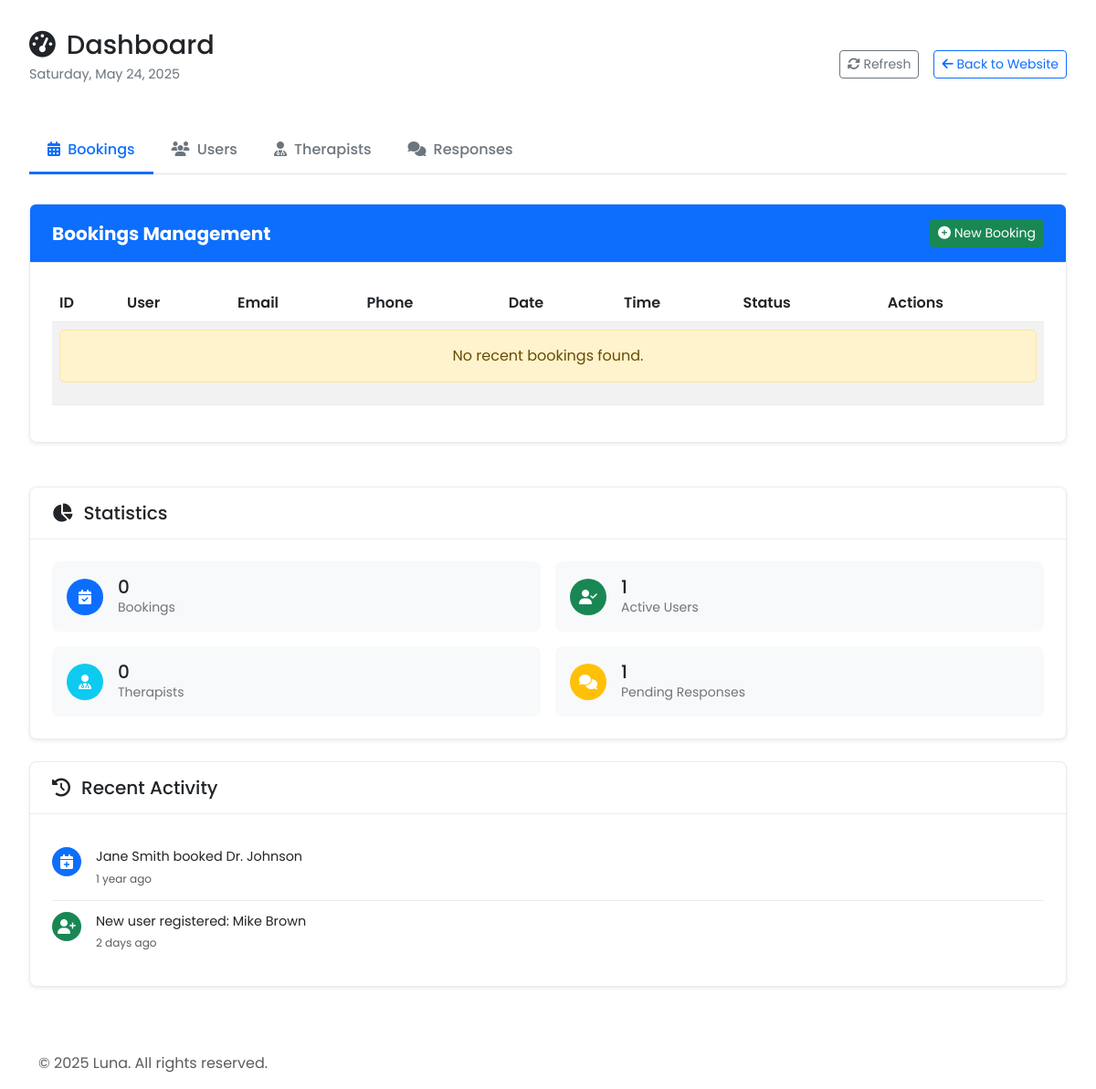
/admin/dashboard.php, run on an earlier commit of the app's database.
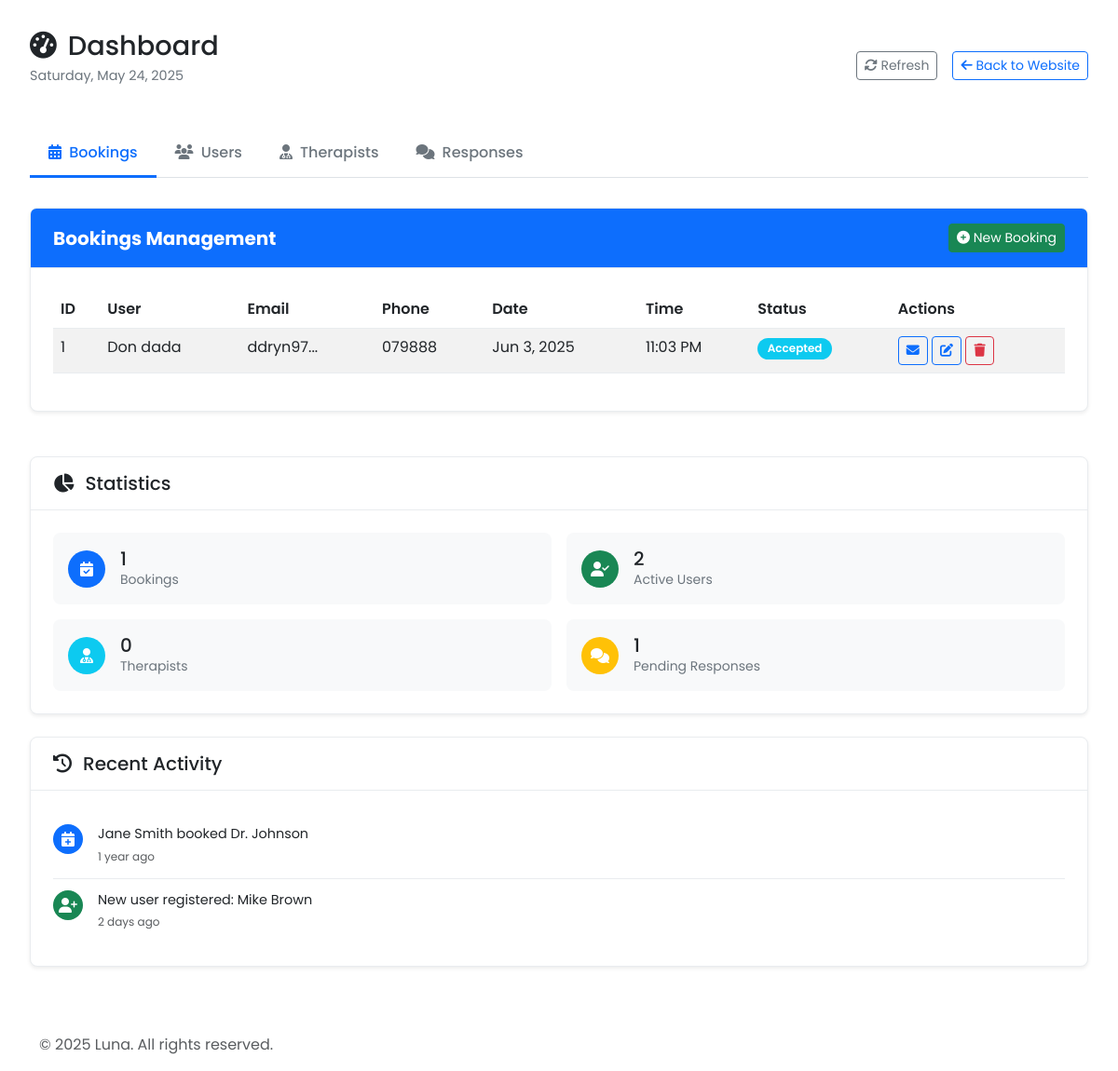
And on a later commit of the database.
### tables this page shows
CREATE TABLE `booking_submissions` (
  `id` int(11) NOT NULL,
  `full_name` varchar(255) NOT NULL,
  `phone` varchar(20) NOT NULL,
  `booking_date` date NOT NULL,
  `email` varchar(255) NOT NULL,
  `number_of_people` varchar(20) NOT NULL,
  `booking_time` varchar(50) NOT NULL,
  `status` text NOT NULL DEFAULT '\'pending\'',
  `created_at` timestamp NOT NULL DEFAULT current_timestamp()
);

### admin/php/data.php (called while the page is built, shortened)
<?php
try {
    $userCount = (int) $conn->query("SELECT COUNT(*) FROM users")->fetchColumn();
    $activeBookings = (int) $conn->query("SELECT COUNT(*) FROM booking_submissions")->fetchColumn();
    $therapistsCount = (int) $conn->query("SELECT COUNT(*) FROM therapists")->fetchColumn();
    $pendingResponses = (int) $conn->query("SELECT COUNT(*) FROM questionnaire_responses WHERE submitted_at IS NOT NULL")->fetchColumn();
    $stmt = $conn->prepare("SELECT * FROM booking_submissions ORDER BY created_at DESC");
    $stmt->execute();
    $bookings = $stmt->fetchAll(PDO::FETCH_ASSOC);
} catch (PDOException $e) {
    error_log("Database error: " . $e->getMessage());
    $userCount = $activeBookings = $therapistsCount = $pendingResponses = 0;
    $bookings = $recentBookings = $users = $therapists = $responses = $topTherapists = [];
}
?>

### admin/includes/dashboard/bookings_tab.php (the view, shortened to what this page needs)
<div class="dashboard-card">
    <div class="card-header bg-primary rounded-top">
        <h2 class="fw-bold text-white">Bookings Management</h2>
        <div class="card-actions">
            <button class="btn btn-sm btn-success" data-bs-toggle="modal" data-bs-target="#newBookingModal">
                <i class="fas fa-plus-circle"></i> New Booking
            </button>
        </div>
    </div>
    <div class="card-body">
        <div class="table-responsive">
            <table class="table table-striped table-hover" id="table-data">
                <thead>
                    <tr>
                        <th>ID</th>
                        <th>User</th>
                        <th>Email</th>
                        <th>Phone</th>
                        <th>Date</th>
                        <th>Time</th>
                        <th>Status</th>
                        <th>Actions</th>
                    </tr>
                </thead>
                <tbody>
                    <?php if (!empty($bookings)): ?>
                        <?php $i = 1; ?>
                        <?php foreach ($bookings as $booking): ?>
                            <tr>
                                <td><?= $i++ ?></td>
                                <td><?= htmlspecialchars($booking['full_name']) ?></td>
                                <td
                                    data-bs-toggle="tooltip" data-bs-placement="top"
                                    data-bs-custom-class="custom-tooltip"
                                    data-bs-title="<?= htmlspecialchars($booking['email']) ?>"
                                >
                                    <?= htmlspecialchars(substr($booking['email'], 0, 7)) ?>...
                                </td>
                                <td><?= htmlspecialchars($booking['phone']) ?></td>
                                <td><?= date('M j, Y', strtotime($booking['booking_date'])) ?></td>
                                <td><?= date('g:i A', strtotime($booking['booking_time'])) ?></td>
                                <td>
                                    <?php
                                        $status = ucfirst($booking['status']);
                                        $badgeClass = match ($status) {
                                            'Confirmed' => 'bg-primary',
                                            'Pending' => 'bg-warning',
                                            'Accepted' => 'bg-info',
                                            'Cancelled' => 'bg-danger',
                                            'Completed' => 'bg-success',
                                            default => 'bg-secondary',
                                        };
                                    ?>
                                    <span class="badge <?= $badgeClass ?>"><?= $status ?></span>
                                </td>
                                <td>
                                    <button class="btn btn-sm btn-outline-primary"
                                        data-bs-toggle="modal" data-bs-target="#bookingEmailModal"
                                        data-id="<?= $booking['id'] ?>"
                                        data-name="<?= htmlspecialchars($booking['full_name']) ?>"
                                        data-email="<?= htmlspecialchars($booking['email']) ?>"
                                        data-date="<?= date('M j, Y', strtotime($booking['booking_date'])) ?>"
                                        data-time="<?= date('g:i A', strtotime($booking['booking_time'])) ?>">
                                        <i class="fas fa-envelope"></i>
                                    </button>
                                    <button class="btn btn-sm btn-outline-primary"
                                        data-bs-toggle="modal"
                                        data-bs-target="#editBookingModal"
                                        data-id="<?= $booking['id'] ?>"
                                        data-name="<?= htmlspecialchars($booking['full_name']) ?>"
                                        data-email="<?= htmlspecialchars($booking['email']) ?>"
                                        data-phone="<?= htmlspecialchars($booking['phone']) ?>"
                                        data-date="<?= $booking['booking_date'] ?>"
                                        data-time="<?= $booking['booking_time'] ?>"
                                        data-persons="<?= $booking['number_of_people'] ?>"
                                        >
                                        <i class="fas fa-edit"></i>
                                    </button>
                                    <button class="btn btn-sm btn-outline-danger delete-bookings"
                                        data-bs-toggle="modal"
                                        data-bs-target="#bookingDeleteModal"
                                        data-id="<?= $booking['id'] ?>"
                                        data-name="<?= htmlspecialchars($booking['full_name']) ?>">
                                        <i class="fas fa-trash"></i>
                                    </button>
                                </td>
                            </tr>
                        <?php endforeach; ?>
                    <?php else: ?>
                        <tr>
                            <td colspan="8" class="text-center">
                                <div class="alert alert-warning" role="alert">No recent bookings found.</div>
                            </td>
                        </tr>
                    <?php endif; ?>
                </tbody>
            </table>
        </div>
    </div>
</div>

### admin/includes/header.php (shortened to what this page needs)
<?php
require_once __DIR__ . '/../../php/functions.php';
require_once __DIR__ . '/../php/data.php';
?>
<!DOCTYPE html>
<html lang="en">
<head>
    <link href="https://cdn.jsdelivr.net/npm/bootstrap@5.3.0/dist/css/bootstrap.min.css" rel="stylesheet">
    <link rel="stylesheet" href="https://cdnjs.cloudflare.com/ajax/libs/font-awesome/6.4.0/css/all.min.css">
    <link rel="stylesheet" href="https://cdnjs.cloudflare.com/ajax/libs/toastr.js/latest/toastr.min.css">
    <link rel="stylesheet" href="https://cdn.datatables.net/1.13.6/css/dataTables.bootstrap5.min.css" />
    <link rel="stylesheet" href="https://cdn.datatables.net/responsive/2.5.0/css/responsive.bootstrap5.min.css" />
    <link rel="stylesheet" href="assets/css/dashboard.css">
</head>
<body class="admin-dashboard">
    <div class="wrapper">

### admin/dashboard.php (shortened to what this page needs)
<?php
include 'includes/header.php';
?>
<div class="dashboard-container">
    <div class="dashboard-header">
        <div class="header-left">
            <h1><i class="fas fa-tachometer-alt"></i> Dashboard</h1>
            <p class="dashboard-date">Saturday, May 24, 2025</p>
        </div>
        <div class="header-right d-flex gap-3">
            <button class="btn btn-outline-secondary btn-sm">
                <i class="fas fa-sync-alt"></i> Refresh
            </button>
            <a href="../index.php" class="btn btn-outline-primary btn-sm">
                <i class="fas fa-arrow-left"></i> Back to Website
            </a>
        </div>
    </div>
    <div class="dashboard-grid">
        <div class="main-content">
            <ul class="nav nav-tabs mb-3" id="dashboardTabs" role="tablist">
                <li class="nav-item" role="presentation">
                    <button class="nav-link active" id="bookings-tab" data-bs-toggle="tab" data-bs-target="#bookings" type="button" role="tab">
                        <i class="fas fa-calendar-alt me-1"></i> Bookings
                    </button>
                </li>
                <li class="nav-item" role="presentation">
                    <button class="nav-link" id="users-tab" data-bs-toggle="tab" data-bs-target="#users" type="button" role="tab">
                        <i class="fas fa-users me-1"></i> Users
                    </button>
                </li>
                <li class="nav-item" role="presentation">
                    <button class="nav-link" id="therapists-tab" data-bs-toggle="tab" data-bs-target="#therapists" type="button" role="tab">
                        <i class="fas fa-user-md me-1"></i> Therapists
                    </button>
                </li>
                <li class="nav-item" role="presentation">
                    <button class="nav-link" id="responses-tab" data-bs-toggle="tab" data-bs-target="#responses" type="button" role="tab">
                        <i class="fas fa-comments me-1"></i> Responses
                    </button>
                </li>
            </ul>
            <div class="tab-content" id="dashboardTabsContent">
                <div class="tab-pane fade show active" id="bookings" role="tabpanel">
                    <?php include 'includes/dashboard/bookings_tab.php'; ?>
                </div>
            </div>
        </div>
        <div class="sidebar-content">
            <div class="dashboard-card">
                <div class="card-header">
                    <h2><i class="fas fa-chart-pie"></i> Statistics</h2>
                </div>
                <?php include 'includes/dashboard/stats.php'; ?>
            </div>
            <div class="dashboard-card">
                <div class="card-header">
                    <h2><i class="fas fa-history"></i> Recent Activity</h2>
                </div>
                <?php include 'includes/dashboard/recent_activity.php'; ?>
            </div>
        </div>
    </div>
</div>
<?php include 'includes/footer.php'; ?>

### admin/includes/dashboard/stats.php
<div class="card-body">
    <div class="stats-grid">
        <div class="stat-item">
            <div class="stat-icon bg-primary">
                <i class="fas fa-calendar-check"></i>
            </div>
            <div class="stat-info">
                <h3><?php echo $activeBookings ?></h3>
                <p>Bookings</p>
            </div>
        </div>
        <div class="stat-item">
            <div class="stat-icon bg-success">
                <i class="fas fa-user-check"></i>
            </div>
            <div class="stat-info">
                <h3><?php echo $userCount ?></h3>
                <p>Active Users</p>
            </div>
        </div>
        <div class="stat-item">
            <div class="stat-icon bg-info">
                <i class="fas fa-user-md"></i>
            </div>
            <div class="stat-info">
                <h3><?php echo $therapistsCount ?></h3>
                <p>Therapists</p>
            </div>
        </div>
        <div class="stat-item">
            <div class="stat-icon bg-warning">
                <i class="fas fa-comments"></i>
            </div>
            <div class="stat-info">
                <h3><?php echo $pendingResponses ?></h3>
                <p>Pending Responses</p>
            </div>
        </div>
    </div>
</div>

### admin/includes/dashboard/recent_activity.php
<div class="card-body">
    <div class="activity-item">
        <div class="activity-icon bg-primary">
            <i class="fas fa-calendar-plus"></i>
        </div>
        <div class="activity-content">
            <p>Jane Smith booked Dr. Johnson</p>
            <small class="text-muted">1 year ago</small>
        </div>
    </div>
    <div class="activity-item">
        <div class="activity-icon bg-success">
            <i class="fas fa-user-plus"></i>
        </div>
        <div class="activity-content">
            <p>New user registered: Mike Brown</p>
            <small class="text-muted">2 days ago</small>
        </div>
    </div>
</div>

### admin/includes/footer.php (shortened to what this page needs)
</div>
<footer class="footer mt-auto py-3">
    <div class="container">
        <div class="row align-items-center">
            <div class="col-md-6">
                <span class="text-muted">© <?php echo date('Y'); ?> Luna. All rights reserved.</span>
            </div>
        </div>
    </div>
</footer>
</body>
</html>

### admin/assets/css/dashboard.css (style rules this page uses)
* { font-family: "Poppins", sans-serif; }
.dashboard-container { padding: 2rem; max-width: 1800px; margin: 0 auto; }
.dashboard-header { display: flex; justify-content: space-between; align-items: center; margin-bottom: 2rem; }
.dashboard-header h1 { font-size: 1.8rem; margin: 0; display: flex; align-items: center; gap: 0.75rem; }
.dashboard-date { color: #6c757d; font-size: 0.9rem; margin-top: 0.25rem; }
.dashboard-grid { display: grid; grid-template-columns: 60% 40%; gap: 1.5rem; }
.dashboard-card { background: white; border-radius: 0.5rem; box-shadow: 0 0.125rem 0.25rem rgba(0, 0, 0, 0.075); margin-bottom: 1.5rem; border: 1px solid #e9ecef; }
.card-header { padding: 1rem 1.5rem; border-bottom: 1px solid #e9ecef; display: flex; justify-content: space-between; align-items: center; }
.card-header h2 { font-size: 1.25rem; margin: 0; display: flex; align-items: center; gap: 0.75rem; }
.card-actions { display: flex; gap: 0.75rem; }
.card-body { padding: 1.5rem; }
.table-responsive { overflow-x: auto; }
table { width: 100%; border-collapse: collapse; }
th, td { padding: 0.75rem 1rem; text-align: left; border-bottom: 1px solid #e9ecef; }
th { font-weight: 600; color: #495057; background: #f8f9fa; }
.badge { padding: 0.35rem 0.65rem; border-radius: 50rem; font-size: 0.75rem; font-weight: 600; }
.stats-grid { display: grid; grid-template-columns: 1fr 1fr; gap: 1rem; }
.stat-item { display: flex; align-items: center; gap: 1rem; padding: 1rem; background: #f8f9fa; border-radius: 0.5rem; }
.stat-icon { width: 2.5rem; height: 2.5rem; border-radius: 50%; display: flex; align-items: center; justify-content: center; color: white; }
.stat-info h3 { margin: 0; font-size: 1.25rem; }
.stat-info p { margin: 0; color: #6c757d; font-size: 0.875rem; }
.activity-item { display: flex; gap: 1rem; padding: 0.75rem 0; border-bottom: 1px solid #e9ecef; }
.activity-item:last-child { border-bottom: none; }
.activity-icon { width: 2rem; height: 2rem; border-radius: 50%; display: flex; align-items: center; justify-content: center; color: white; flex-shrink: 0; }
.activity-content p { margin: 0; font-size: 0.9rem; }
.activity-content small { color: #6c757d; font-size: 0.75rem; }
@media (max-width: 1200px) { .dashboard-grid { grid-template-columns: 1fr; } }
.nav-tabs { border-bottom: 1px solid #dee2e6; }
.nav-tabs .nav-link { border: none; color: #6c757d; font-weight: 500; padding: 0.75rem 1.25rem; border-bottom: 3px solid transparent; }
.nav-tabs .nav-link.active { color: #0d6efd; background: transparent; border-bottom: 3px solid #0d6efd; }
.tab-content { padding-top: 1rem; }

What changed in the data, as far as the page shows it:
added booking_submissions: full_name "Don dada", email "ddryn97", phone "079888", booking_date "Jun 3, 2025", booking_time "11:03 PM", status "Accepted"
Also different on the page:
$activeBookings: "0" → "1"
$userCount: "1" → "2"
text no longer shown: "No recent bookings found."
